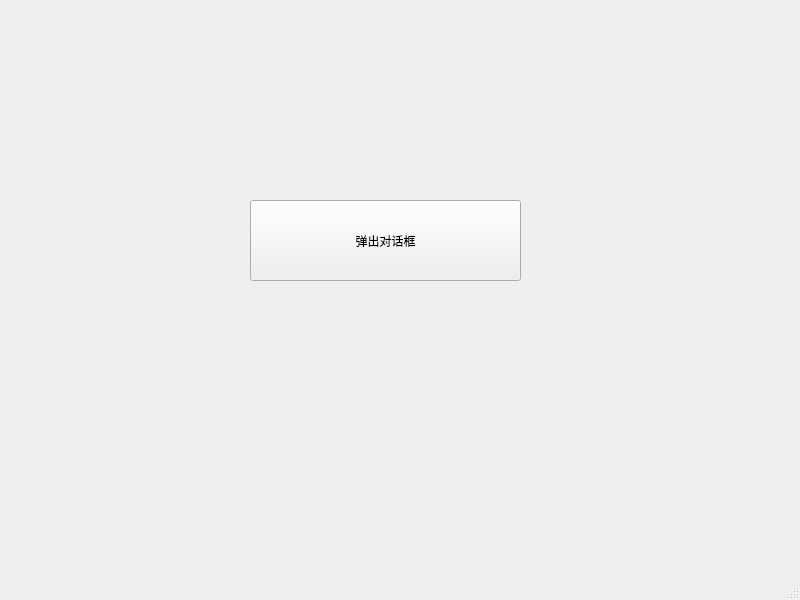
<?xml version="1.0" encoding="UTF-8"?>
<ui version="4.0">
 <class>MainWindow</class>
 <widget class="QMainWindow" name="MainWindow">
  <property name="geometry">
   <rect>
    <x>0</x>
    <y>0</y>
    <width>800</width>
    <height>600</height>
   </rect>
  </property>
  <property name="windowTitle">
   <string>MainWindow</string>
  </property>
  <widget class="QWidget" name="centralwidget">
   <widget class="QPushButton" name="pushButton">
    <property name="geometry">
     <rect>
      <x>250</x>
      <y>200</y>
      <width>271</width>
      <height>81</height>
     </rect>
    </property>
    <property name="text">
     <string>弹出对话框</string>
    </property>
   </widget>
  </widget>
  <widget class="QMenuBar" name="menubar">
   <property name="geometry">
    <rect>
     <x>0</x>
     <y>0</y>
     <width>800</width>
     <height>29</height>
    </rect>
   </property>
  </widget>
  <widget class="QStatusBar" name="statusbar"/>
 </widget>
 <resources/>
 <connections/>
</ui>
